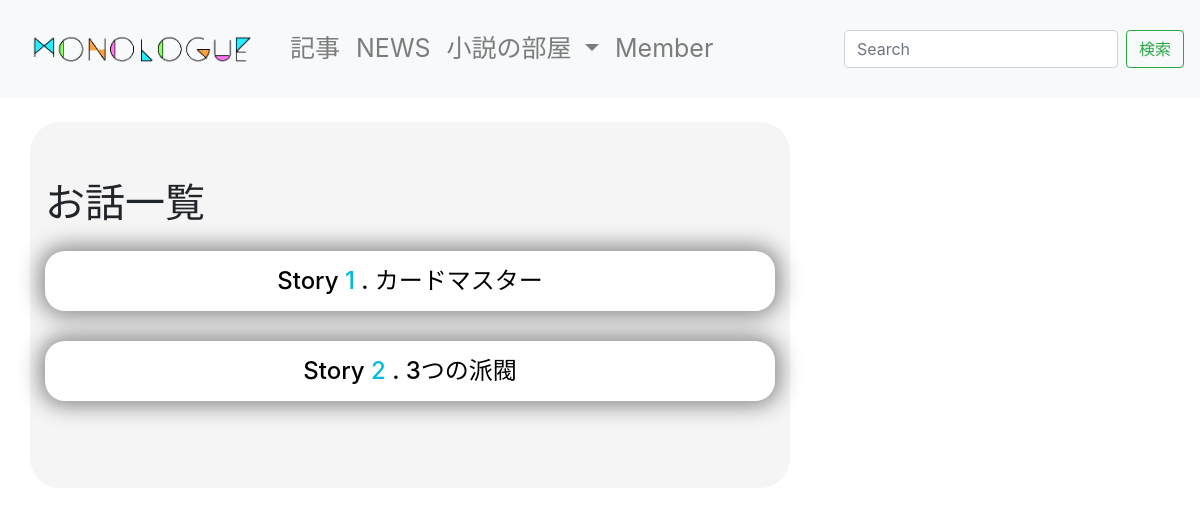
/novel/2/chapter/1/story/, run on the app's committed database.
### blog/models.py (models this page shows, shortened)
class Story(models.Model):
    chapter = models.ForeignKey(Chapter, on_delete=models.PROTECT)
    story_num = models.PositiveIntegerField()
    story_title = models.CharField(max_length=50)
    story_text = MDTextField()

### blog/views.py (the view)
# urls.py: path('novel/<int:novel_pk>/chapter/<int:chapter_pk>/story/', StoryView.as_view(), name='story'),
class StoryView(TemplateView):
    template_name = 'blog/story.html'
    def get(self, request, *args, **kwargs):
        novel_pk = self.kwargs['novel_pk']
        chapter_pk = self.kwargs['chapter_pk']
        context = {
            'novel_pk': novel_pk,
            'chapter_pk': chapter_pk,
            'story_list': Story.objects.filter(chapter_id=chapter_pk),
        }
        return self.render_to_response(context)

### dbsite/context_processors.py (called while the page is built)
def common(request):
    context = {
        'categories': Category.objects.annotate(
            num_posts=Count('post', filter=Q(post__is_public=True))),
        'tags': Tag.objects.annotate(
            num_posts=Count('post', filter=Q(post__is_public=True))),
    }
    return context

### blog/templates/blog/story.html (shortened to what this page needs)
{% extends "base.html" %}
{% block content %}
<div class="container">
  <div class="row">
    <main class="col-md-8">
      <h1 class="mb-4">お話一覧</h1>
      <div>
        {% for story in story_list %}
        <div class="novel-outer">
          <h4 class="novel-inner"><a href="/novel/{{ novel_pk }}/chapter/{{ chapter_pk }}/story/{{ story.pk }}/">Story<span style="color: #0bd;"> {{ story.story_num }} </span>. {{ story.story_title }}</a></h4>
        </div>
        {% endfor %}
      </div>
    </main>
  </div>
</div>
{% endblock %}

### blog/static/blog.css (style rules this page uses)
.col-md-8 { padding: 5% 10%; border-radius: 30px; background-color: #f5f5f5; }
.novel-outer { border-radius: 20px; margin-bottom: 30px; height: 60px; padding: 16px 0px; background-color: white; -webkit-box-shadow: 0px 0px 21px 5px rgba(0,0,0,0.44); -moz-box-shadow: 0px 0px 21px 5px rgba(0,0,0,0.44); box-shadow: 0px 0px 21px 5px rgba(0,0,0,0.44); }
.novel-inner { text-align: center; }
.novel-inner a, .novel-inner a:hover { color: #000; text-decoration: none; }

### data on the page
Story: story_num "1", story_title "カードマスター"
Story: story_num "2", story_title "3つの派閥"
